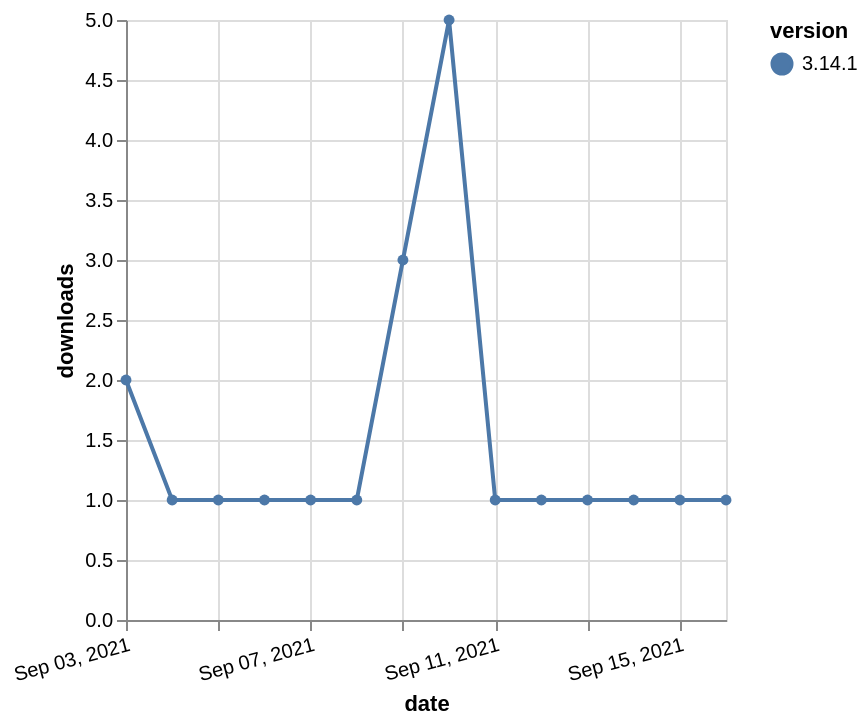

The Vega-Lite source for this figure:
### Vega-Lite specification from a JSON file in a GitHub repository (floating-point values rounded to 4 significant figures)
{"$schema": "https://vega.github.io/schema/vega-lite/v5.json", "description": "A simple bar chart with embedded data.", "data": {"values": [{"date": "2021-09-03", "total": 619, "delta": 2, "version": "3.14.1"}, {"date": "2021-09-04", "total": 620, "delta": 1, "version": "3.14.1"}, {"date": "2021-09-05", "total": 621, "delta": 1, "version": "3.14.1"}, {"date": "2021-09-06", "total": 622, "delta": 1, "version": "3.14.1"}, {"date": "2021-09-07", "total": 623, "delta": 1, "version": "3.14.1"}, {"date": "2021-09-08", "total": 624, "delta": 1, "version": "3.14.1"}, {"date": "2021-09-09", "total": 627, "delta": 3, "version": "3.14.1"}, {"date": "2021-09-10", "total": 632, "delta": 5, "version": "3.14.1"}, {"date": "2021-09-11", "total": 633, "delta": 1, "version": "3.14.1"}, {"date": "2021-09-12", "total": 634, "delta": 1, "version": "3.14.1"}, {"date": "2021-09-13", "total": 635, "delta": 1, "version": "3.14.1"}, {"date": "2021-09-14", "total": 636, "delta": 1, "version": "3.14.1"}, {"date": "2021-09-15", "total": 637, "delta": 1, "version": "3.14.1"}, {"date": "2021-09-16", "total": 638, "delta": 1, "version": "3.14.1"}]}, "width": "container", "mark": {"type": "line", "point": {"filled": true}}, "encoding": {"x": {"field": "date", "type": "temporal", "timeUnit": "yearmonthdate", "title": "date", "axis": {"labelAngle": -15}}, "y": {"field": "delta", "type": "quantitative", "title": "downloads"}, "color": {"field": "version", "type": "nominal"}, "tooltip": {"field": "delta"}}}
